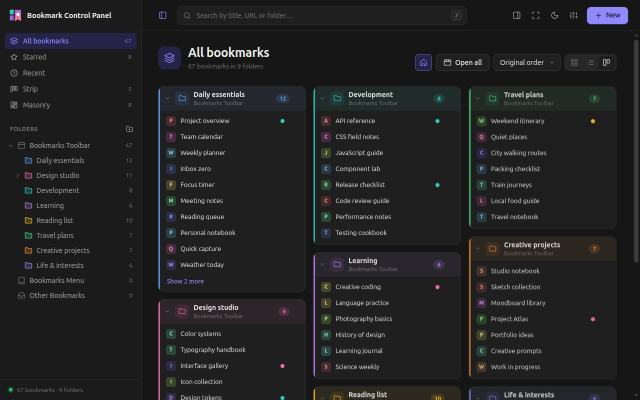
#> input picture store/media/01-board.png, 1280 x 800 px (shown at 1/2 size)
$ python create-video.py
#> lines starting #> are read from the running program, lines starting #| are printed output that depends on the picture
#!/usr/bin/env python3
"""Make a short, silent MP4 presentation from the real UI screenshots."""
from pathlib import Path
from PIL import Image, ImageDraw, ImageFont
import subprocess
import tempfile

ROOT = Path(__file__).resolve().parent.parent
MEDIA = ROOT / 'store/media'
FONT = '/usr/share/fonts/truetype/dejavu/DejaVuSans.ttf'
SCENES = [
    ('01-board.png', 'Tus marcadores, a la vista', 'Bookmark Control Panel'),
    ('02-grid-and-groups.png', 'Organiza por proyectos', 'Carpetas reales y grupos personales'),
    ('11-search.png', 'Encuentra lo que necesitas', 'Busca por título, dirección o carpeta'),
    ('04-strip-profiles.png', 'Cambia de contexto', 'Perfiles para tu trabajo y tu tiempo libre'),
    ('06-minimal-gradient.png', 'Haz tuya cada nueva pestaña', 'Modo mínimo, colores y fondos integrados'),
    ('08-light-theme.png', 'Empieza con una vista más clara', 'Para Firefox · English / Español'),
]

with tempfile.TemporaryDirectory(prefix='amo-video-') as temp:
    temp = Path(temp)
    for index, (filename, title, subtitle) in enumerate(SCENES):
        canvas = Image.new('RGB', (1280, 800), '#101219')
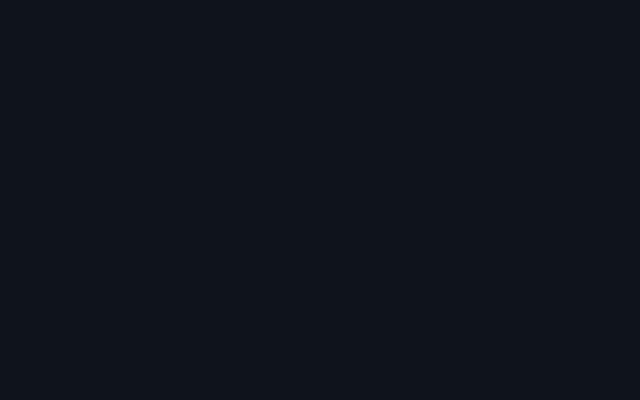
#> canvas: PIL image 1280x800 RGB (shown at 1/2 size); mean R, G, B 16, 18, 25
        shot = Image.open(MEDIA / filename).convert('RGB').resize((1088, 680))
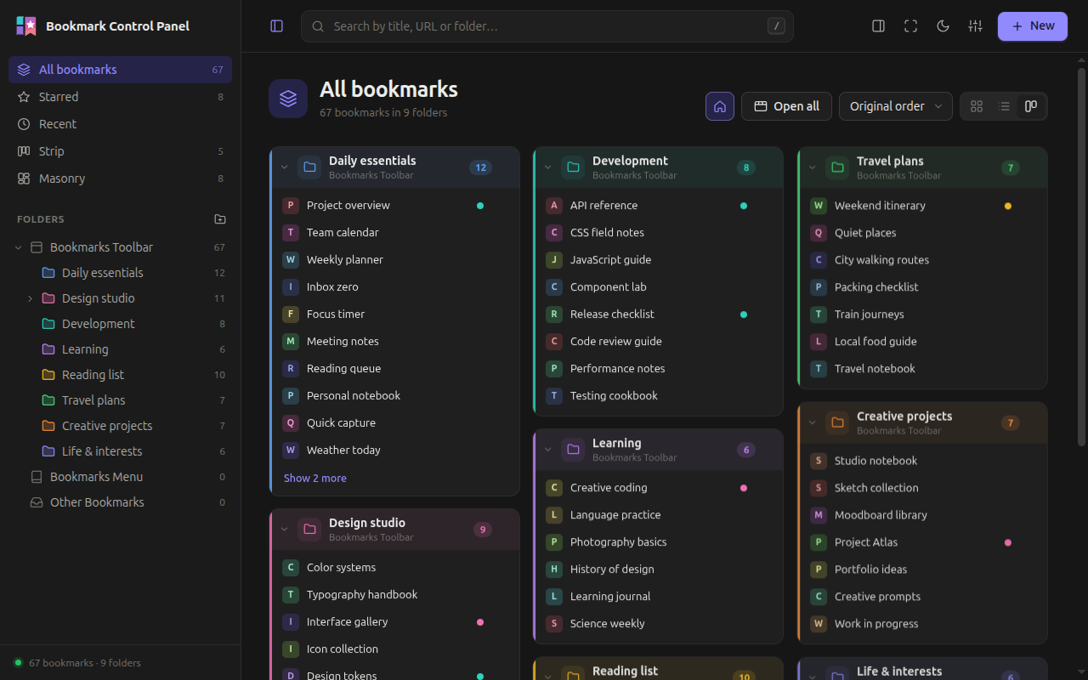
#> shot: PIL image 1088x680 RGB; mean R, G, B 34.8, 35, 35.9
        canvas.paste(shot, (96, 112))
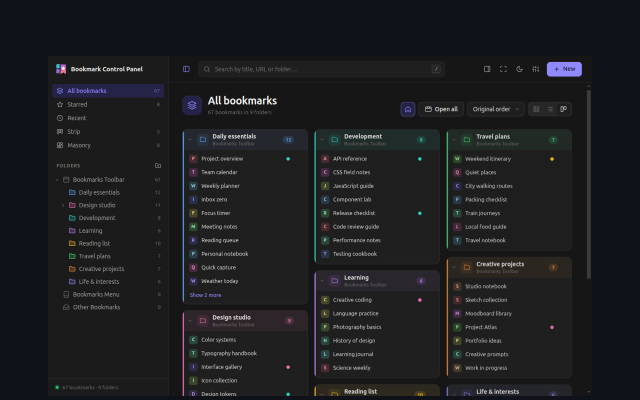
#> canvas: PIL image 1280x800 RGB (shown at 1/2 size); mean R, G, B 29.6, 30.3, 32.8
        draw = ImageDraw.Draw(canvas)
        draw.text((44, 18), title, font=ImageFont.truetype(FONT, 30), fill='#f4f5ff')
        draw.text((44, 61), subtitle, font=ImageFont.truetype(FONT, 18), fill='#b8bbd1')
        draw.text((1020, 66), 'Datos ficticios · Demo', font=ImageFont.truetype(FONT, 13), fill='#8b90a9')
        canvas.save(temp / f'{index:02d}.png')
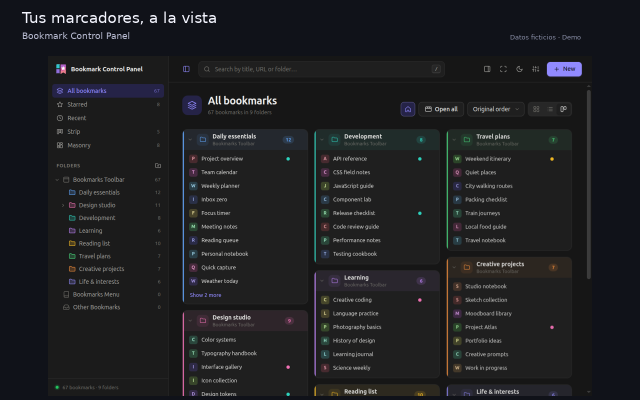
#> saved as 00.png: PIL image 1280x800 RGB (shown at 1/2 size); mean R, G, B 30.3, 31, 33.6
#> pass 2 of the loop `for index, (filename, title, subtitle) in enumerate(SCENES):`:
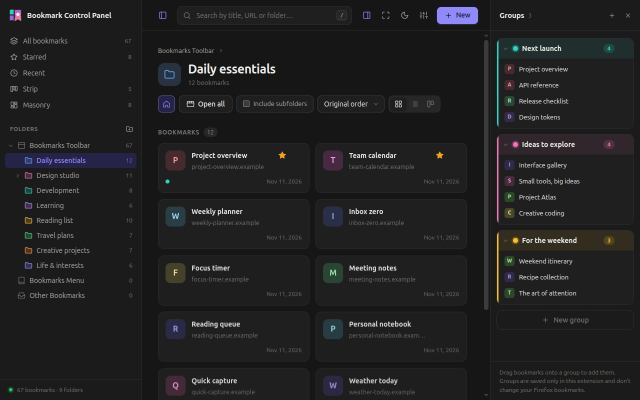
#> input picture store/media/02-grid-and-groups.png, 1280 x 800 px (shown at 1/2 size)
#> `canvas.paste(shot, (96, 112))`:
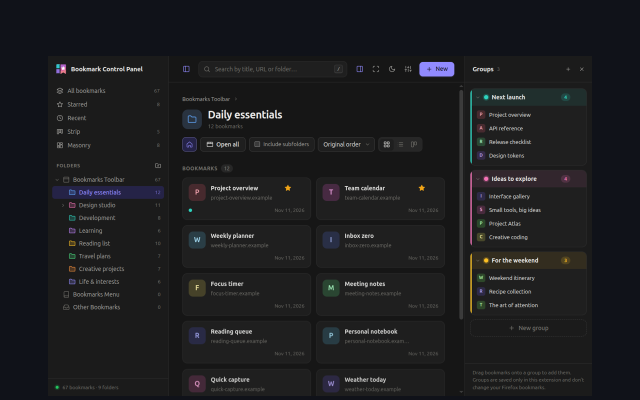
#> canvas: PIL image 1280x800 RGB (shown at 1/2 size); mean R, G, B 28.5, 29, 31.4
#> `canvas.save(temp / f'{index:02d}.png')`:
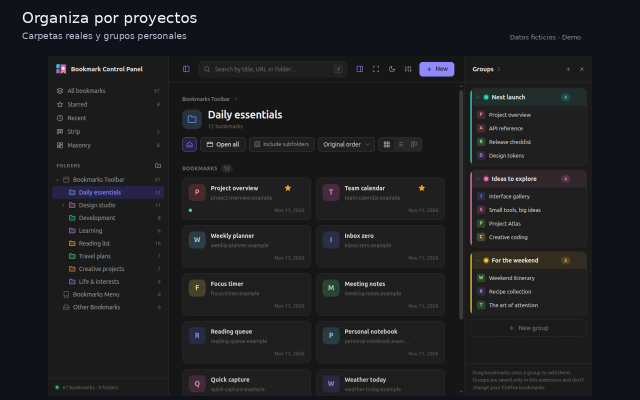
#> saved as 01.png: PIL image 1280x800 RGB (shown at 1/2 size); mean R, G, B 29.3, 29.8, 32.2
#> pass 3 of the loop `for index, (filename, title, subtitle) in enumerate(SCENES):`:
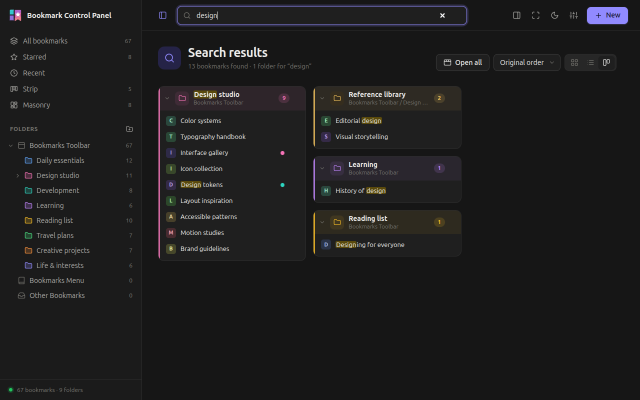
#> input picture store/media/11-search.png, 1280 x 800 px (shown at 1/2 size)
#> `canvas.paste(shot, (96, 112))`:
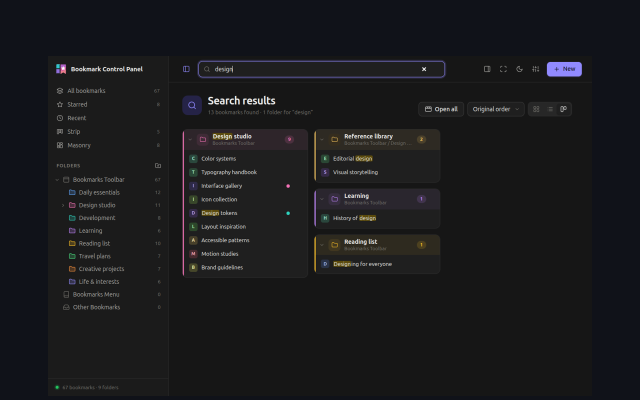
#> canvas: PIL image 1280x800 RGB (shown at 1/2 size); mean R, G, B 26, 26.2, 28.4
#> `canvas.save(temp / f'{index:02d}.png')`:
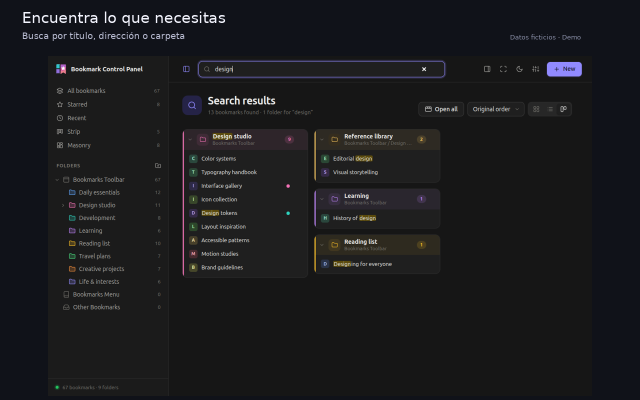
#> saved as 02.png: PIL image 1280x800 RGB (shown at 1/2 size); mean R, G, B 26.8, 27, 29.3
#> the loop made 6 passes; the first 3 are shown
    subprocess.run([
        'ffmpeg', '-hide_banner', '-loglevel', 'error', '-y',
        '-framerate', '2/5', '-i', str(temp / '%02d.png'),
        '-vf', "fps=30,fade=t=in:st=0:d=0.3,fade=t=out:st=14.6:d=0.4",
        '-c:v', 'libx264', '-crf', '19', '-preset', 'medium',
        '-pix_fmt', 'yuv420p', '-movflags', '+faststart',
        str(MEDIA / 'presentation-es.mp4'),
    ], check=True)
#> (this line was passed over: subprocess is not available in this run)
print(MEDIA / 'presentation-es.mp4')
